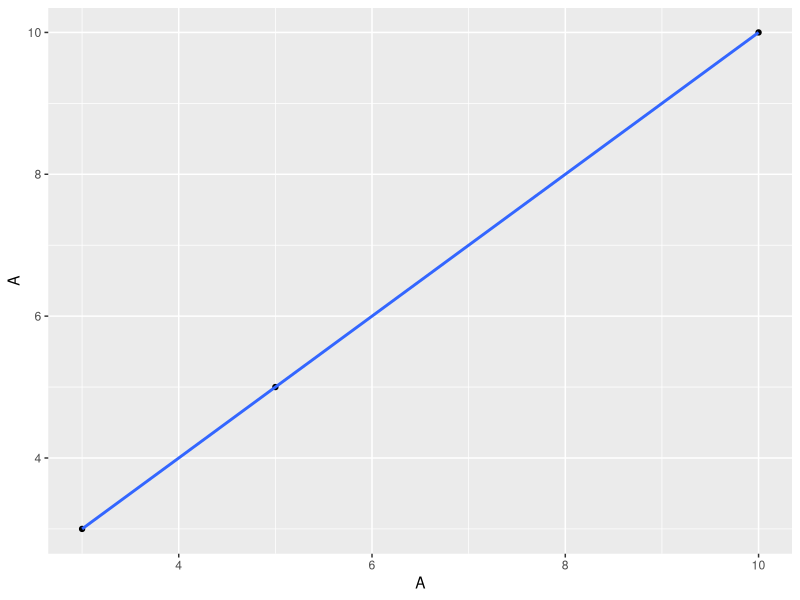
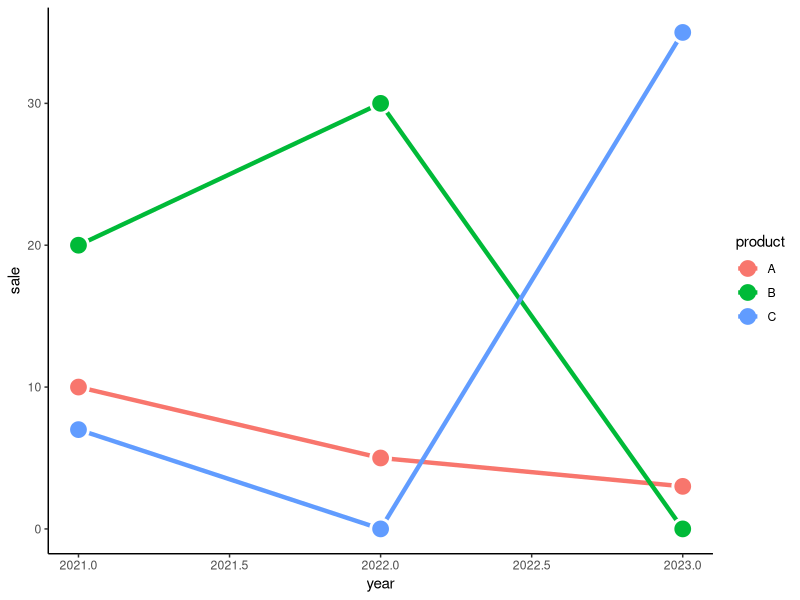
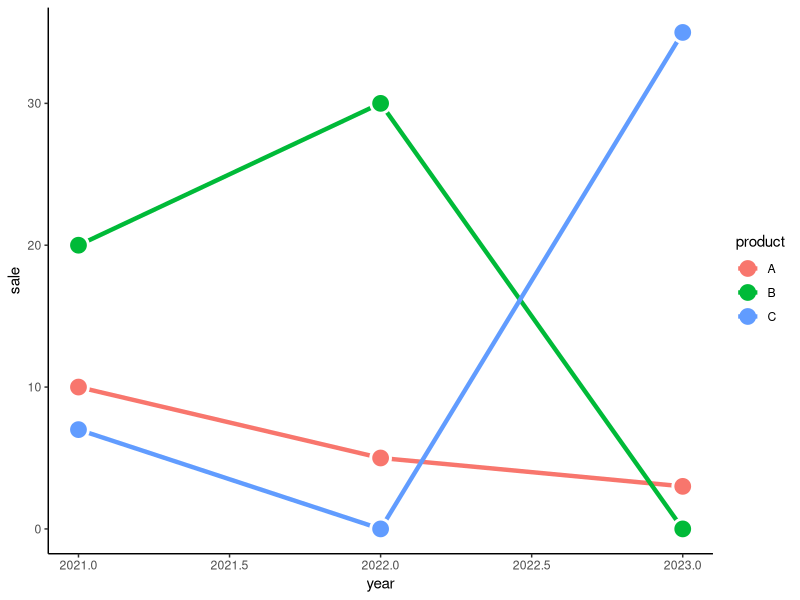

Write R code to recreate these figures, in order.
## ---- chunk 1
library(tidyverse)
## ---- chunk 2
d <- tribble(~year, ~product, ~sale,
        2021, "A", 10,
        2021, "B", 20,
        2021, "C", 7,
        2022, "A", 5,
        2022, "B", 30,
        2023, "C", 35,
        2023, "A", 3)
d
## ---- chunk 3
pivot_wider(data = d, 
                  names_from = product, 
                  values_from = sale)
## ---- chunk 4
w <- pivot_wider(data = d, 
                  names_from = product, 
                  values_from = sale, 
                  values_fill = 0)
w
## ---- chunk 5
d %>% 
  pivot_wider(names_from = product, values_from = sale, values_fill = 0) %>% 
  ggplot(mapping = aes(x = A, y = A)) +
  geom_point() +
  geom_smooth(method = "lm", se = FALSE)
## ---- chunk 6
d2 <- pivot_longer(data = w,
             cols = c("A", "B", "C"), names_to = "product",
             values_to = "sale")
d2
## ---- chunk 7
ggplot(data = d2, mapping = aes(x = year, y = sale, color = product)) +
  geom_line(size = 1.5) +
  geom_point(size = 7, color = "white") +
  geom_point(size = 5) +
  theme_classic()

## ---- chunk 8
d %>% 
  pivot_wider(names_from = product, values_from = sale, values_fill = 0) %>% 
  pivot_longer(cols = c("A", "B", "C"), names_to = "product", values_to = "sale") %>% 
  ggplot(data = d2, mapping = aes(x = year, y = sale, color = product)) +
  geom_line(size = 1.5) +
  geom_point(size = 7, color = "white") +
  geom_point(size = 5) +
  theme_classic()
